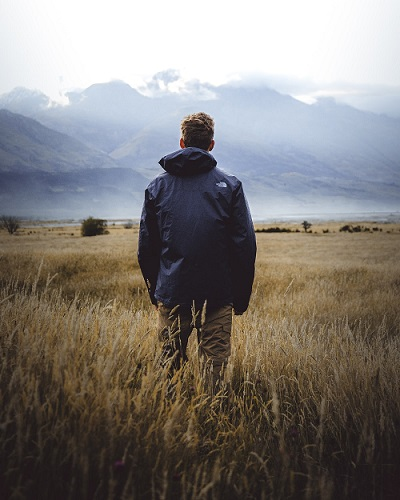
#> input picture #01 OpenCV/08 ImageProcessing/01 Image Conversion/image1.jpg, 400 x 500 px
$ jupyter execute --allow-errors '03 Binary Conversion.ipynb'
#> lines starting #> are read from the running program, lines starting #| are printed output that depends on the picture; after the words box and inside, x2 and y2 are one past the last pixel; in counts of white or black regions, pixels touching at a corner belong together
#> (a cell that did not finish here is left out)

[cell 2]
# import opencv
import cv2

# Load the input image
img = cv2.imread("image1.jpg",1)
#> img is the input picture: shape (500, 400, 3); mean B, G, R 121.3, 125, 129.7

# Original Image
original = cv2.cvtColor(img, cv2.COLOR_RGB2BGR)

# grayscale the image
gray_image = cv2.cvtColor(img, cv2.COLOR_BGR2GRAY)
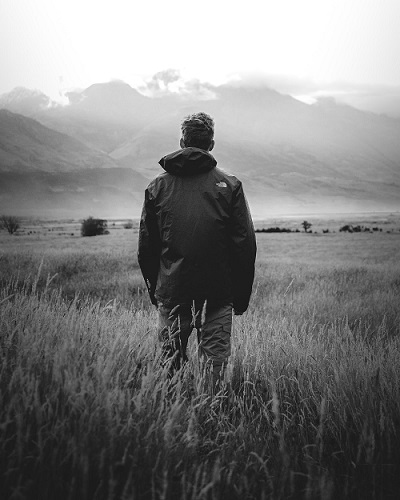
#> gray_image: shape (500, 400); min 3, max 255, mean 126

# define a threshold, 128 is the middle of black and white in grey scale
thresh = 128

# Apply Thresold function
(thresh, blackAndWhiteImage) = cv2.threshold(gray_image, thresh, 255, cv2.THRESH_BINARY)
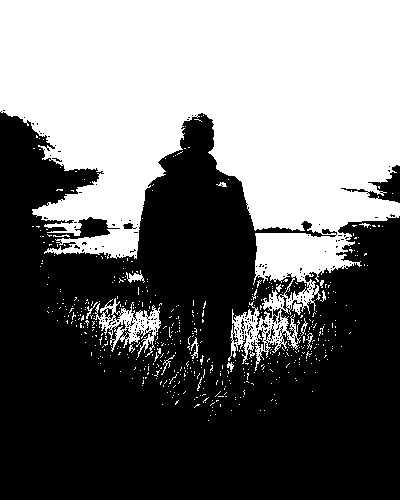
#> blackAndWhiteImage: shape (500, 400); 43.7% white; 539 white regions (522 under 20 px), largest, box (x1, y1, x2, y2) and area: (0, 0, 400, 371) 84051, (93, 298, 161, 358) 1443, (126, 270, 145, 283) 108
#> thresh = 128

print("Shape of Original Image:",original.shape)
#| Shape of Original Image: (500, 400, 3)

print("Shape of Grayscale Image:",gray_image.shape)
#| Shape of Grayscale Image: (500, 400)

print("Shape of Binary Image:",blackAndWhiteImage.shape)
#| Shape of Binary Image: (500, 400)

import matplotlib.pyplot as plt

fig, (ax1, ax2,ax3) = plt.subplots(1, 3,figsize=(10,5))
fig.suptitle('RGB,GrayScale and Binary Image')

ax1.imshow(original,cmap='gray')
ax1.set_title("Original Image")
ax1.axis('off')

ax2.imshow(gray_image,cmap='gray')
ax2.set_title("GrayScale")
ax2.axis('off')

ax3.imshow(blackAndWhiteImage,cmap='gray')
ax3.set_title("Original Image(Binary)")
ax3.axis('off')
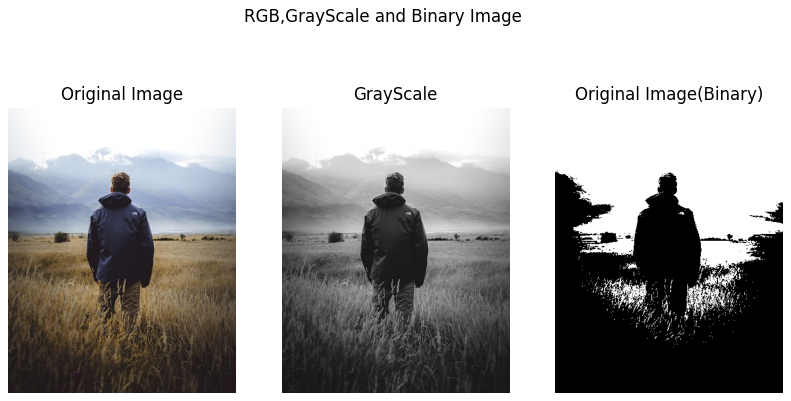
#> figure drawn by matplotlib, 3 panels

$ run again, with #01 OpenCV/08 ImageProcessing/01 Image Conversion/image2.jpg copied over #01 OpenCV/08 ImageProcessing/01 Image Conversion/image1.jpg
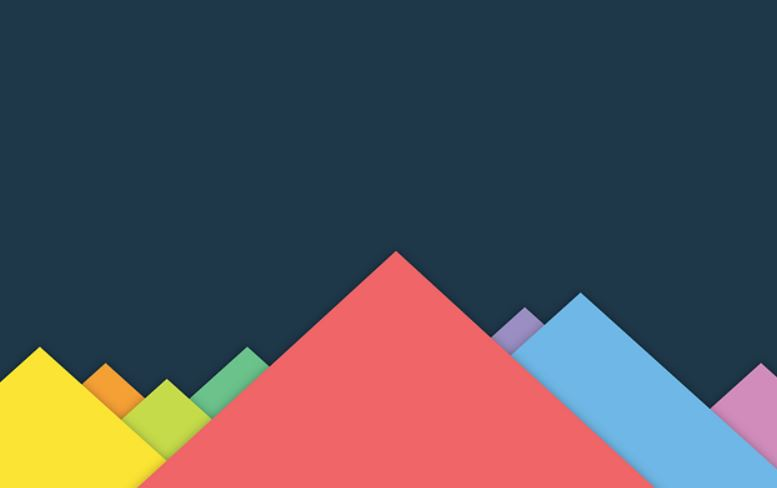
#> input picture #01 OpenCV/08 ImageProcessing/01 Image Conversion/image2.jpg, 777 x 488 px
#> img is the input picture: shape (488, 777, 3); mean B, G, R 88.3, 81.6, 82.8
#> `(thresh, blackAndWhiteImage) = cv2.threshold(gray_image, thresh, 255, ..`:
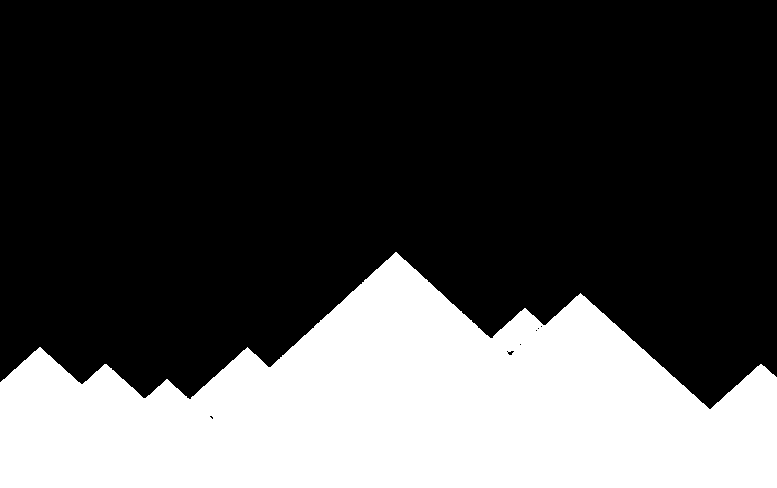
#> blackAndWhiteImage: shape (488, 777); 29.5% white; 1 white region, box (x1, y1, x2, y2) and area: (0, 252, 777, 488) 111991
#> thresh = 128
#| Shape of Original Image: (488, 777, 3)
#| Shape of Grayscale Image: (488, 777)
#| Shape of Binary Image: (488, 777)
#> `[cell 2] # import opencv import cv2  # Load the input image img = cv2...`:
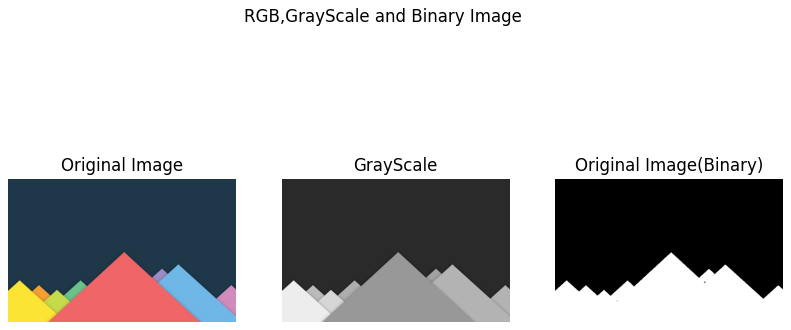
#> figure drawn by matplotlib, 3 panels
